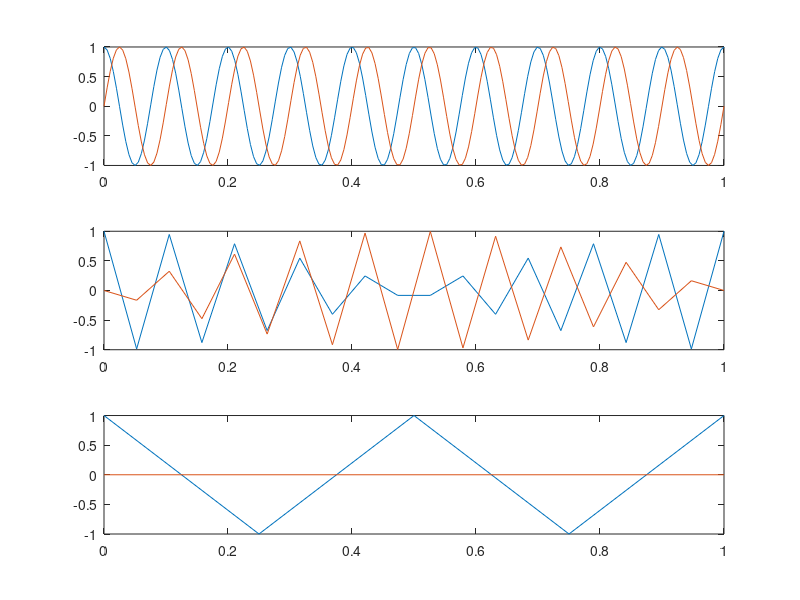
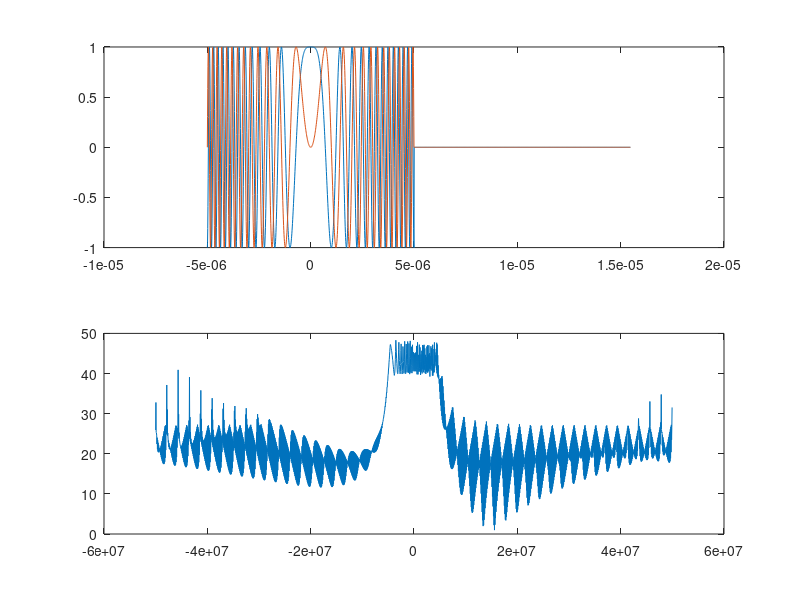
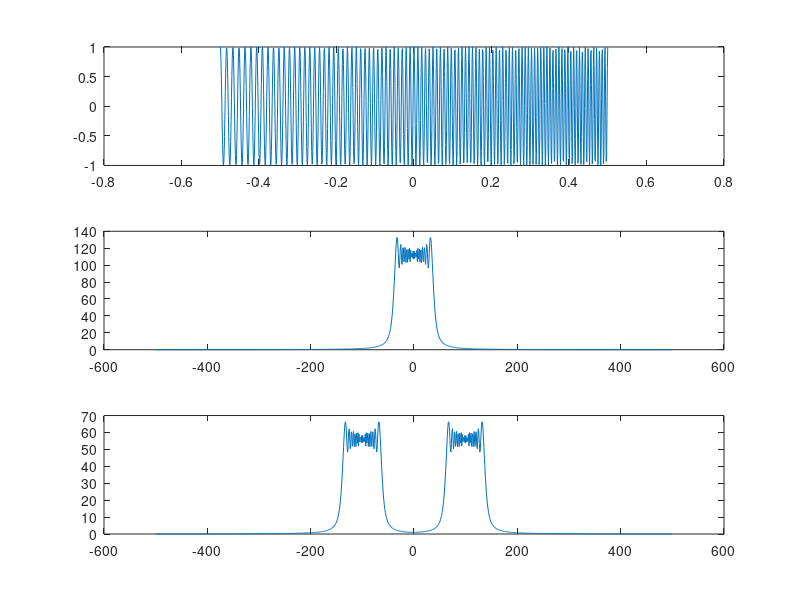
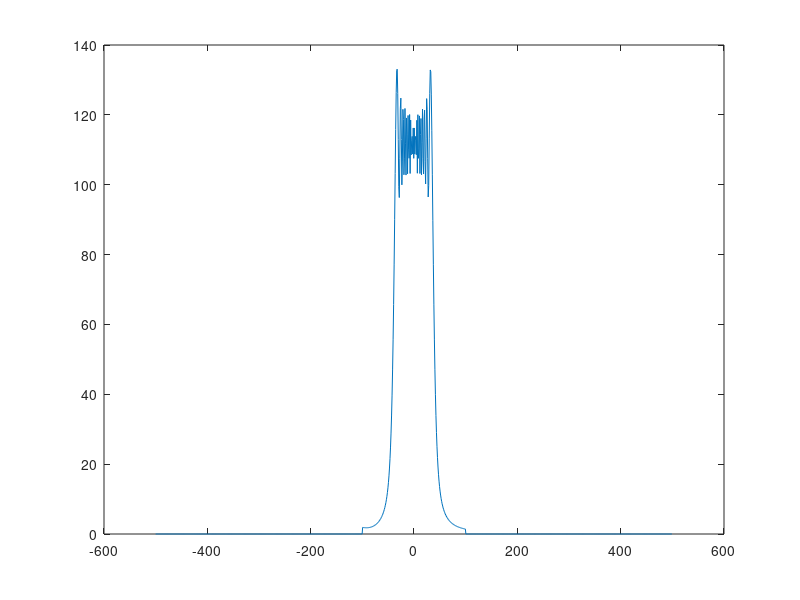

Write the MATLAB code that produced these figures, in order.
clc;
close all;
clear;

%% Problem 1

% Sampling vectors
one_s_200 = linspace(0, 1, 200);
one_s_20 = linspace(0, 1, 20);
one_s_5 = linspace(0, 1, 5);

% Signal
sig_200 = exp(i*20*pi*one_s_200);
sig_20 = exp(i*20*pi*one_s_20);
sig_5 = exp(i*20*pi*one_s_5);

% Break out real and imaginary
sig_200_re = (sig_200 + conj(sig_200)) / 2;
sig_200_im = (sig_200 - conj(sig_200)) / 2i;

sig_20_re = (sig_20 + conj(sig_20)) / 2;
sig_20_im = (sig_20 - conj(sig_20)) / 2i;

sig_5_re = (sig_5 + conj(sig_5)) / 2;
sig_5_im = (sig_5 - conj(sig_5)) / 2i;

% Plotting
figure;
subplot(3,1,1);
title("200 Hz")
plot(one_s_200, sig_200_re, one_s_200, sig_200_im);
subplot(3,1,2);
title("20 Hz")
plot(one_s_20, sig_20_re, one_s_20, sig_20_im);
subplot(3,1,3);
title("5 Hz")
plot(one_s_5, sig_5_re, one_s_5, sig_5_im);

%% Problem 2

% Definitions
N = 2048;
data = zeros(1, N);
tau = 10^-5;
fs = 10^8; % Sampling Frequency
dt = 1/fs; % Sampling period
s = 10^12; % Chirp slope
t = -tau/2:dt:tau/2;
x = -tau/2:dt:(-tau/2 + dt*(N-1));

% Time Domain
signal = exp(1i*pi*s*t.^2);
data(1:length(signal)) = signal;
data_re = (data + conj(data))/2;
data_im = (data - conj(data))/2i;

% Frequency Domain
D = fft(data);
df = fs/N;
f = df*(-N/2:N/2-1);
Dshift = fftshift(D);
power_db = 20*log10(Dshift);

% Plotting
figure;
subplot(2,1,1)
plot(x, data_re, x, data_im)
subplot(2,1,2)
plot(f, abs(power_db))

%% Problem 3

% Definitions
tau = 1;
s = 80;
fs = 1000;
dt =  1/fs;
Ac = 1;
wc = 2*pi*100;
t = -tau/2:dt:tau/2;
N = length(t);

% Time Domain
signal = exp(1i*pi*s*t.^2);
signal_re = (signal + conj(signal)) / 2;
signal_im = (signal - conj(signal)) / 2i;

% Modulation
I_mod = signal_re.*Ac.*cos(wc*t);
Q_mod = -signal_im.*Ac.*sin(wc*t);

transmit = I_mod + Q_mod;

% Frequency Domain
fft_signal = fft(signal);
df = fs/N;
fft_signal_shift = fftshift(fft_signal);
f = df*(-N/2:N/2-1);
fft_mod = fft(transmit);
fft_mod_shift = fftshift(fft_mod);

% Plotting
figure;
subplot(3,1,1)
plot(t, transmit)
subplot(3,1,2)
plot(f, abs(fft_signal_shift))
subplot(3,1,3)
plot(f, abs(fft_mod_shift))


%% Problem 4
% Definitions carry over from above
a = 100;

% Demodulation
I_t = transmit.*2.*cos(wc*t);
Q_t = -transmit.*2.*sin(wc*t);

demod_signal = I_t + 1i*Q_t;

demod_fft = fft(demod_signal);
demod_fft_shift = fftshift(demod_fft);

% LPF
demod_fft_shift(f > a | f < -a) = 0;

figure;
plot(f, abs(demod_fft_shift))